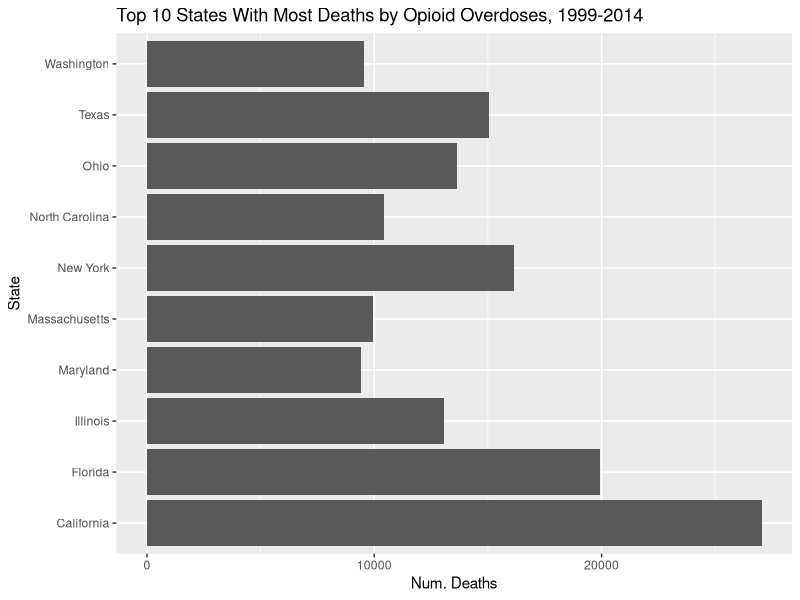
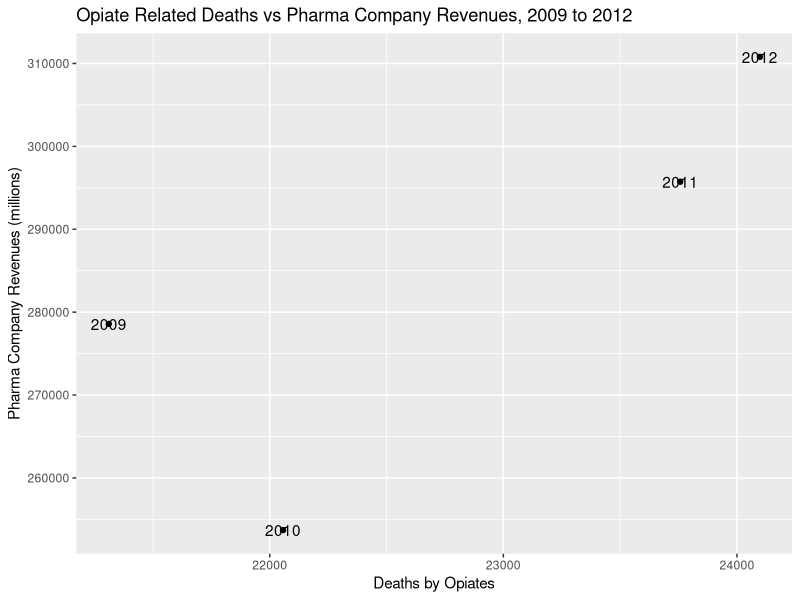
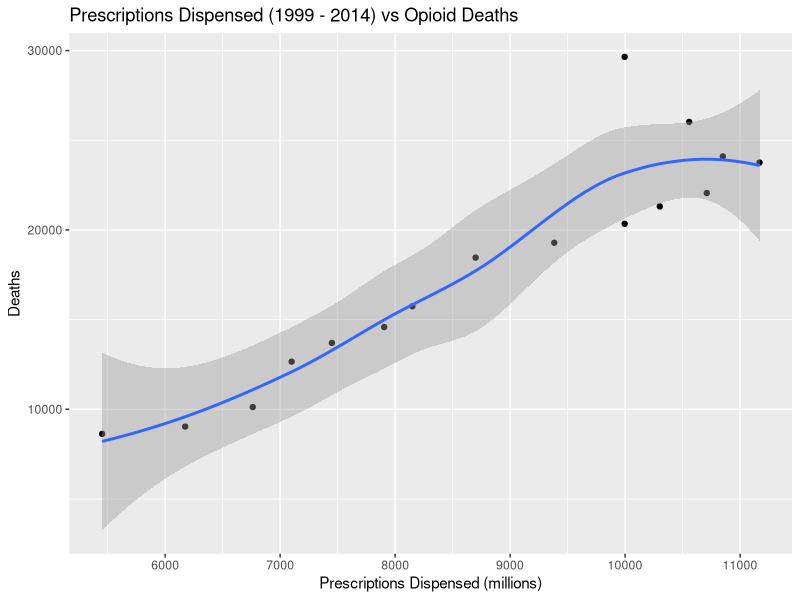

The R script that drew these images, in order:
library(tidyverse)
# ---------- cleaning ------------------
pharma_rev_data <- read.csv("data/pharma_rev_2009_2012.csv")

pharma_rev_data$Revenue_millions <- gsub(",","",pharma_rev_data$Revenue_millions)

typeof(pharma_rev_data$Revenue_millions)

pharma_rev_data$Revenue_millions =  as.numeric(pharma_rev_data$Revenue_millions)


od_data <- read.csv("data/overdose_1999_2014.csv")
od_data$Deaths = as.numeric(od_data$Deaths)

od_data<- od_data %>% drop_na(Deaths)

meep <- pharma_rev_data %>% 
  group_by(Year) %>% 
  summarize(Sum_Revenue = sum(Revenue_millions))

herm <- od_data %>% 
  group_by(Year) %>% 
  summarize(deaths_total = sum(Deaths)) %>% 
  filter(Year >= 2009, Year <= 2012)

deaths_sales <- data.frame(herm$Year, herm$deaths_total, meep$Sum_Revenue)

comp_scatter <- ggplot(data = deaths_sales, aes(x = herm.deaths_total, 
                      y = meep.Sum_Revenue)) + geom_point() + geom_text(label = deaths_sales$herm.Year) + labs(title = "Opiate Related Deaths vs Pharma Company Revenues, 2009 to 2012", x = "Deaths by Opiates", y = "Pharma Company Revenues (millions)")

deaths_2011 <- herm$deaths_total[3]
revenue_2012 <- meep$Sum_Revenue[4]


# bar chart of state overdoses (top 10)

#group by state
# add up deaths
# choose top 10 
# make bar chart
bc_data <- od_data %>% 
  group_by(State) %>% 
  summarize(deaths = sum(Deaths))

bc_data2 <- bc_data %>% 
  top_n(10) %>% 
  arrange(desc(deaths))

bar_chart_deaths <- ggplot(data = bc_data2, aes(x = State, y = deaths)) + 
  geom_bar(stat="identity") + coord_flip() +
  labs(title = "Top 10 States With Most Deaths by Opioid Overdoses, 1999-2014", x = "State", y = "Num. Deaths")

# prescription dispensed vs deaths 

sct_data <- od_data %>% 
  group_by(Year) %>% 
  summarize(dispensed = sum(Prescriptions.Dispensed.by.US.Retailers.in.that.year..millions.), 
            deaths = sum(Deaths))

scatter_pres_deaths <- ggplot(data=sct_data, aes(x = dispensed, y = deaths)) + 
  geom_point() + geom_smooth(method="auto", se=TRUE, fullrange=FALSE, level=0.95) +
  labs(title = "Prescriptions Dispensed (1999 - 2014) vs Opioid Deaths", x = "Prescriptions Dispensed (millions)", y = "Deaths")




